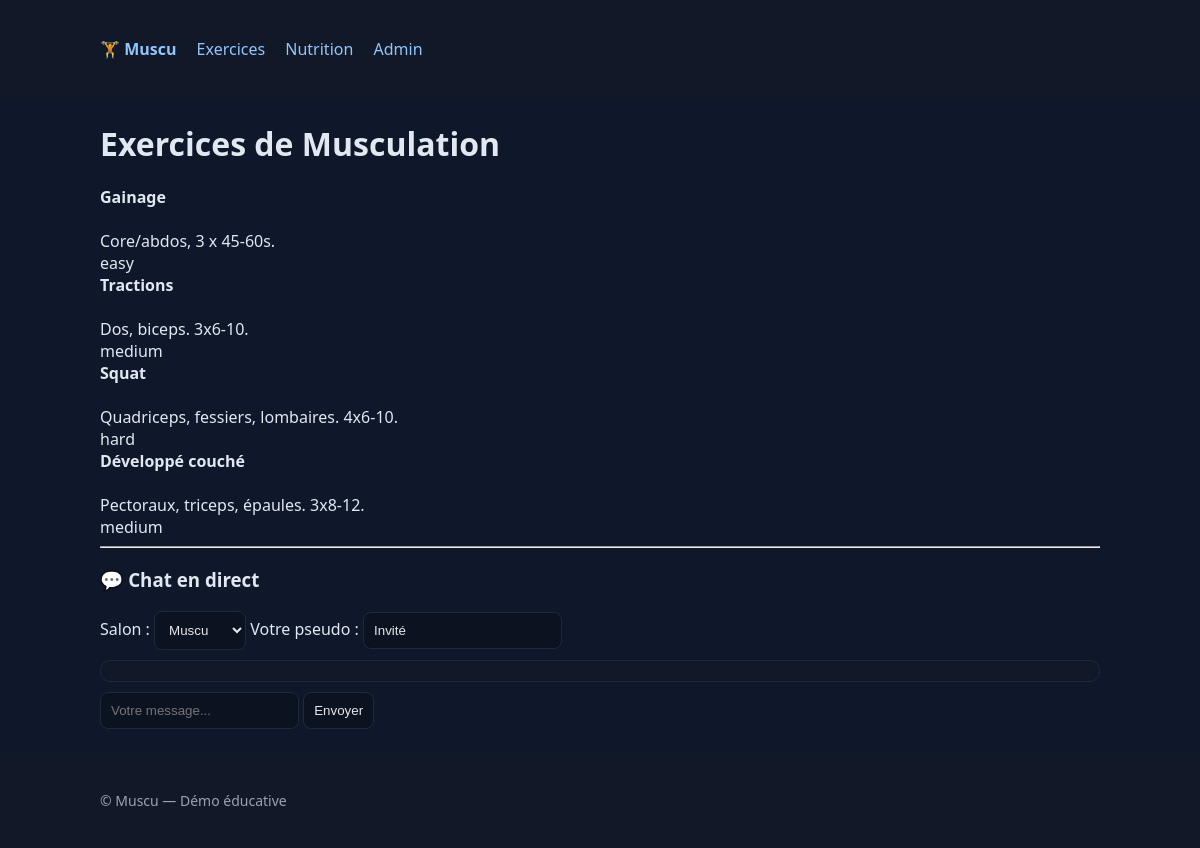
The app's page /exercices/, older data.
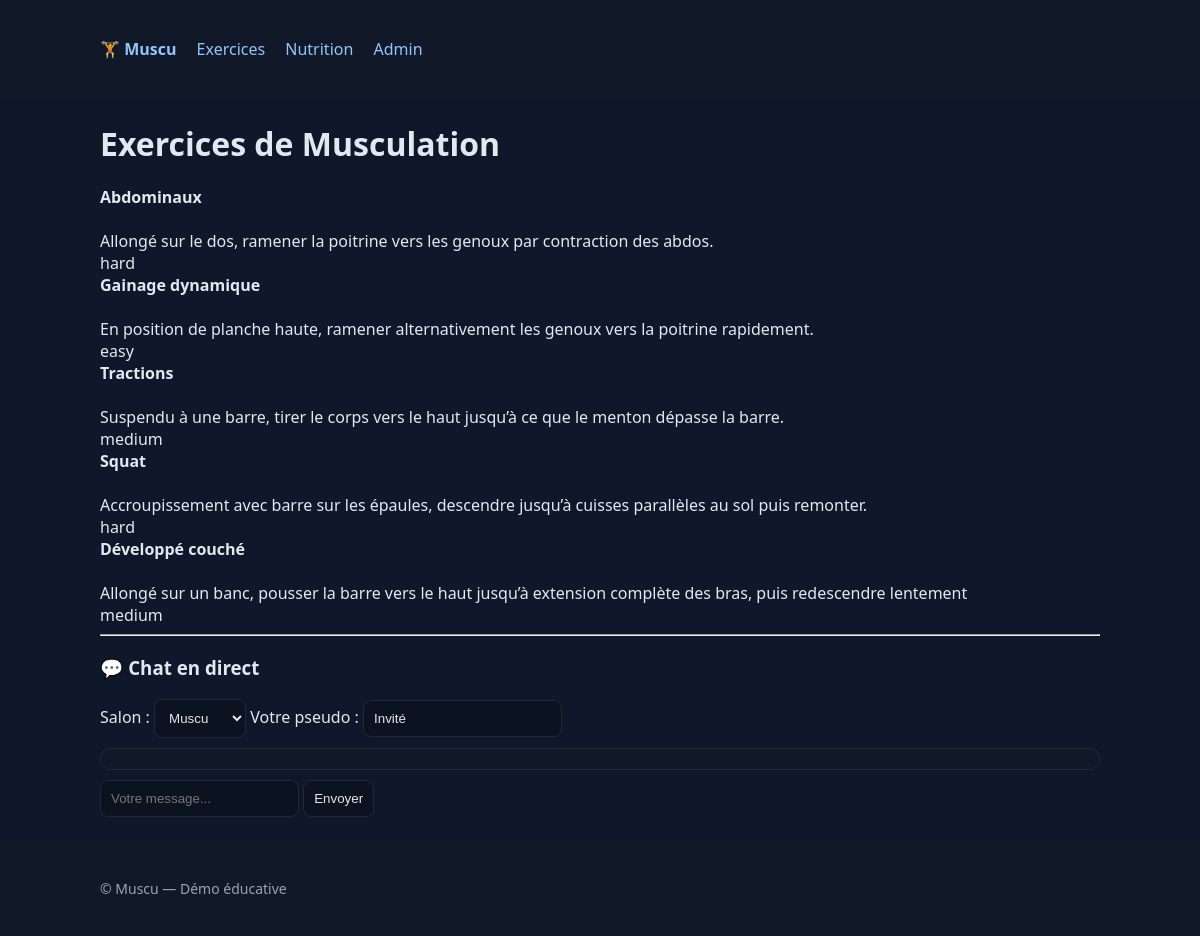
The same page, newer data.
### training/models.py (models this page shows, shortened)
class Exercise(models.Model):
    DIFFICULTY_CHOICES = [
        ('easy', 'Facile'),
        ('medium', 'Moyenne'),
        ('hard', 'Difficile'),
    ]
    name = models.CharField(max_length=200)
    description = models.TextField()
    category = models.CharField(max_length=100)
    difficulty = models.CharField(max_length=50, choices=DIFFICULTY_CHOICES)
    created_at = models.DateTimeField(auto_now_add=True)

### training/views.py (the view)
# urls.py: path("exercices/", views.exercise_list, name="exercices"),
def exercise_list(request):
    exercises = Exercise.objects.all().order_by("-created_at")
    return render(request, "training/exercise_list.html", {"exercises": exercises})

### training/templates/training/exercise_list.html (shortened to what this page needs)
{% extends "training/base.html" %}
{% block content %}
<h1>Exercices de Musculation</h1>
<div class="exercises">
    {% for exercise in exercises %}
        <div>
            <strong>{{ exercise.name }}</strong><br>
            {{ exercise.muscle_group }}<br>
            {{ exercise.description }}<br>
            {{ exercise.difficulty }}
        </div>
    {% endfor %}
</div>
<hr>
<h3>💬 Chat en direct</h3>
<label for="room">Salon :</label>
<select id="room">
    <option value="muscu">Muscu</option>
</select>
<label for="username">Votre pseudo :</label>
<input id="username" type="text" placeholder="Entrez votre pseudo" value="Invité">
<div id="chat-log" class="chat-log"></div>
<input id="chat-message-input" type="text" placeholder="Votre message...">
<button id="chat-message-submit">Envoyer</button>
{% endblock %}

Row changes from the older to the newer data that the page shows:
added Exercise: name "Abdominaux", description "Allongé sur le dos, ramener la poitrine vers les genoux par contraction des abdos.", difficulty "hard"
changed Exercise "easy": name "Gainage" → "Gainage dynamique"; description "Core/abdos, 3 x 45-60s." → "En position de planche haute, ramener alternativement les genoux vers la poitrine rapidement."
changed Exercise "Tractions": description "Dos, biceps. 3x6-10." → "Suspendu à une barre, tirer le corps vers le haut jusqu’à ce que le menton dépasse la barre."
changed Exercise "Squat": description "Quadriceps, fessiers, lombaires. 4x6-10." → "Accroupissement avec barre sur les épaules, descendre jusqu’à cuisses parallèles au sol puis remonter."
changed Exercise "Développé couché": description "Pectoraux, triceps, épaules. 3x8-12." → "Allongé sur un banc, pousser la barre vers le haut jusqu’à extension complète des bras, puis redescendre lentement"
